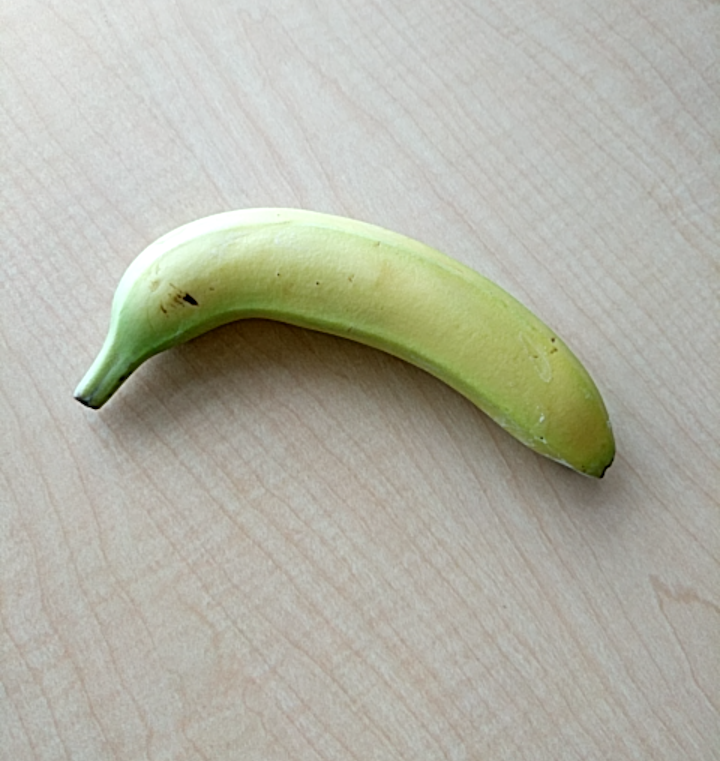
#> input picture images/banana.png, 720 x 761 px
$ jupyter execute --allow-errors imageManuipulation.ipynb   (shell and % lines are left out)
#> lines starting #> are read from the running program, lines starting #| are printed output that depends on the picture
### support/plot.py
import numpy as np
from IPython.display import display, Math, Latex
import matplotlib.pyplot as plt

def draw_matrix(mat: np.ndarray) -> str:
    if mat.size == 1:
        return str(mat)
    s = r"\begin{bmatrix}"
    if mat.ndim == 1:
        s += " & ".join([draw_matrix(r) for r in mat]) + r'\\'
    else:
        for row in mat:
            s += " & ".join([draw_matrix(r) for r in row]) + r'\\'
    return s + r"\end{bmatrix}"

def plot_tensor(tensor: np.ndarray):
    display(Math(draw_matrix(tensor)))

def show_images(imgs, names = None):
    fig, axes = plt.subplots(1, len(imgs))
    fig.set_size_inches(len(imgs) * 5, 5)
    if not names:
        names = [''] * len(imgs)
    for img, ax, name in zip(imgs, axes, names):
        ax.imshow(img, cmap='grey')
        ax.title.set_text(name)
    plt.show()

def main():
    print(draw_matrix(np.ones([3,4,2])))

# [2 lines that do not run on import are left out]


### imageManuipulation.ipynb
# Basics

## Libraries

We load the required libraries.

[Numpy](https://numpy.org/doc/stable/) is used for vector and matrix operations.

[Pyplot](https://matplotlib.org/2.0.2/api/pyplot_api.html) is a plotting software to draw graphs and display images.

PIL loads images from a file.

[cell 1]
import matplotlib.pyplot as plt
import numpy as np
from PIL import Image
# Helper functions for visualization purposes
from support import plot
np.seterr(divide='ignore', invalid='ignore')
from IPython.display import display, Math
import ipywidgets as widgets
import imageio as iio

[cell 2]
hdisplay = display("", display_id = True)

#> (the rest of this cell did not finish here and is left out)

## Tensors in numpy (ndarray)

Tensors is a super group in which scalars (rank 0 tensor), vectors (rank 1 tensor) and matrices (rank 2 tensors).

We specify the dimensions $d_i$ of a rank $n$ tensor by $[d_1, d_2, \dots, d_n]$.

In numpy, these are handled by [ndarrays](https://numpy.org/doc/stable/reference/generated/numpy.ndarray.html).

For example, in numpy a vector of size [3] is specified by:

[cell 3]
mat = np.ones([3])
plot.plot_tensor(mat)

A matrix of size $[3,4]$:

[cell 4]
mat = np.ones([3,4])
plot.plot_tensor(mat)

And a tensor of shape $[3,4,2]$:

[cell 5]
mat = np.ones([3,4,2])
plot.plot_tensor(mat)

A tensor can be transposed using the *np.tranpose* function, effectively swapping ranks:

[cell 6]
mat = np.arange(10)
mat.shape = (2,5)
trans = np.transpose(mat)
display(Math(f"{plot.draw_matrix(mat)} ^T = {plot.draw_matrix(trans)}"))

Same is possible on higher ranks, specifying which ranks to switch:

[cell 7]
mat = np.arange(4*3*2)
mat.shape = (4,3,2)
trans = np.transpose(mat, [0,2,1])
display(Math(f"{plot.draw_matrix(mat)} ^{{T_{{0,2,1}}}} = {plot.draw_matrix(trans)}"))
trans = np.transpose(mat, [1,2,0])
display(Math(f"{plot.draw_matrix(mat)} ^{{T_{{1,2,0}}}} = {plot.draw_matrix(trans)}"))

Operations on matrixes are specified as elemnt-wise.

For example the plus operator:

[cell 8]
a = np.array([[0,1,0], [1,1,0]])
b = np.array([[1,1,0], [0,1,1]])
c = a+b
display(Math(f"{plot.draw_matrix(a)} + {plot.draw_matrix(b)} = {plot.draw_matrix(c)}"))

Same is true for other operators.

**Note that the multiplication operator does not do a matrix multiplication!** (Use *np.matmul* instead.)

[cell 9]
c = a - b
display(Math(f"{plot.draw_matrix(a)} - {plot.draw_matrix(b)} = {plot.draw_matrix(c)}"))
c = a * b
display(Math(f"{plot.draw_matrix(a)} \\otimes {plot.draw_matrix(b)} = {plot.draw_matrix(c)}"))
c = a/b
display(Math(f"{plot.draw_matrix(a)} / {plot.draw_matrix(b)} = {plot.draw_matrix(c)}"))
c = a ** b
display(Math(f"{plot.draw_matrix(a)} ^ {{{plot.draw_matrix(b)}}} = {plot.draw_matrix(c)}"))
c = np.matmul(a,np.transpose(b))
display(Math(f"{plot.draw_matrix(a)} \\cdot {plot.draw_matrix(np.transpose(b))} = {plot.draw_matrix(c)}"))

Logical operators are also possible:

[cell 10]
c = np.logical_and(a, b)
display(Math(f"{plot.draw_matrix(a)} \land {plot.draw_matrix(b)} = {plot.draw_matrix(c)}"))
c = np.logical_or(a, b)
display(Math(f"{plot.draw_matrix(a)} \lor {plot.draw_matrix(b)} = {plot.draw_matrix(c)}"))
c = np.logical_xor(a, b)
display(Math(f"{plot.draw_matrix(a)} \oplus {plot.draw_matrix(b)} = {plot.draw_matrix(c)}"))
c = np.logical_not(a)
display(Math(f"\lnot {plot.draw_matrix(a)} = {plot.draw_matrix(c)}"))

## Images in python

Load the image and and display it with pyplot.

[cell 11]
img = Image.open("images/banana.png")
#> img is the input picture: PIL image 720x761 RGBA; mean R, G, B, A 178.8, 178.8, 165.6, 255
img = np.asarray(img, dtype=np.ubyte)
plt.imshow(img)
#> (this line was passed over: IPython is not available in this run)

# Digitalization

An image is stored as a *tensor* of rank $[w,h,c]$, where:
- $w$: The width of the image.
- $y$: The height of the image.
- $c$: The channels of the image, usually in RGB (red, green, blue) and alpha (a).

This looks like this:

[cell 12]
plot.plot_tensor(img[20:26,20:26,0:3])

To inspect each channel, we transpose the representation of the image (swap ranks) to get a vector of the three image channels.

Values are also converted to floating point values $\in [0,1]$ to make calculations easier.

[cell 13]
img = img / 255
#> img: shape (761, 720, 4) float64
channels = np.transpose(img, (2, 0, 1))
R,G,B = channels[:3]
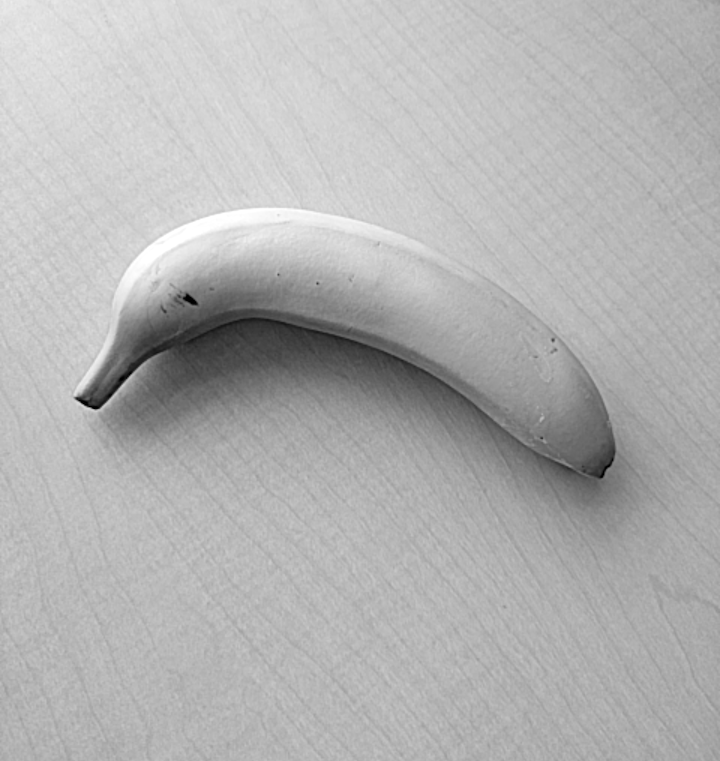
#> R: shape (761, 720) float64; min 0, max 1, mean 0.701
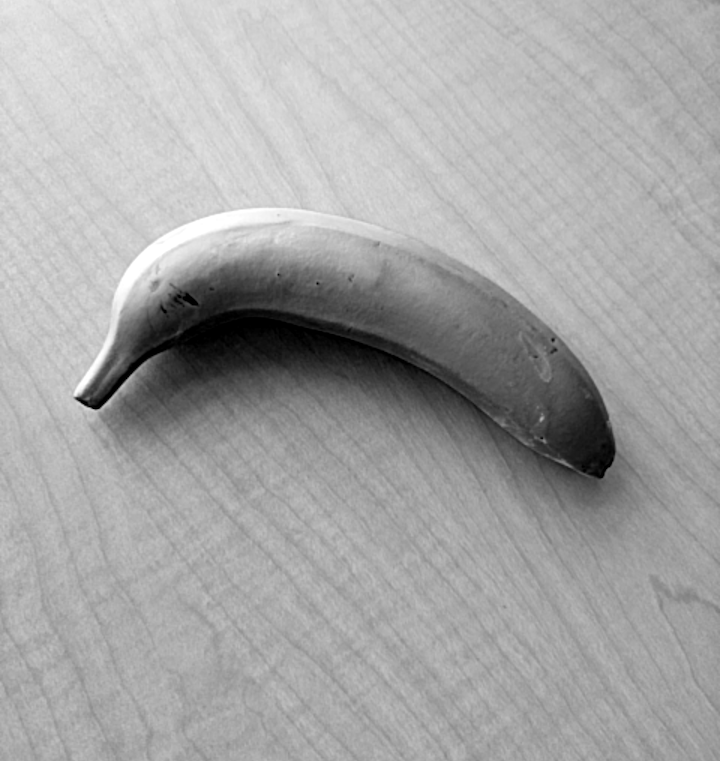
#> B: shape (761, 720) float64; min 0, max 1, mean 0.649

Display every channel of the image.

[cell 14]
from support.plot import show_images
show_images([R,G,B], ['red', 'green', 'blue'])
#> (the call stopped at in show_images, `fig, axes = plt.subplots(1, len(imgs))`: IPython is not available in this run)

## HSV representation

There are other representations, like HSV:

It uses the *chroma* $C$:
$$
max = max(R,G,B)\\
min = min(R,G,B)\\
C = max -min
$$

[cell 15]
def chroma(R,G,B):
    max = np.max([R,G,B], 0)
    min = np.min([R,G,B], 0)
    return max-min
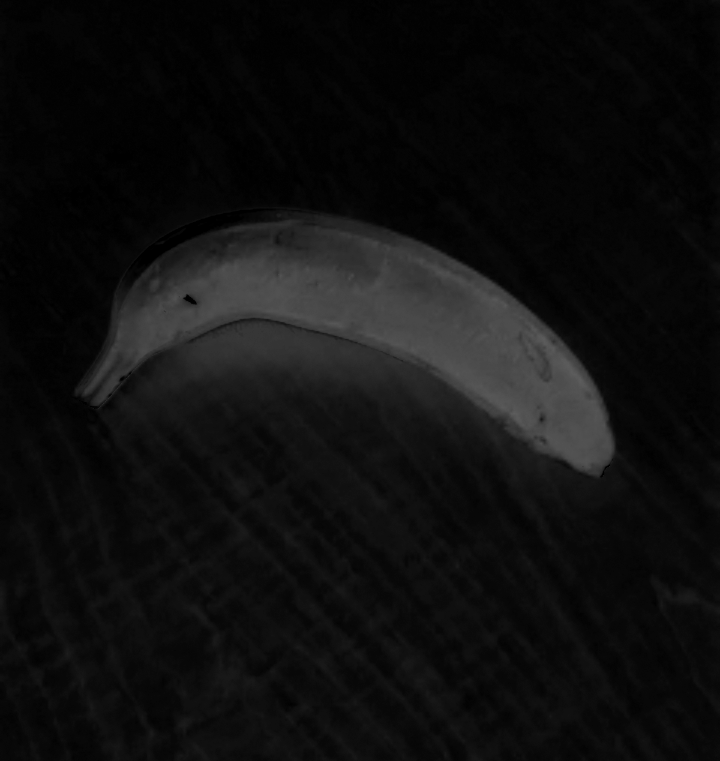
#> returned value: shape (761, 720) float64; min 0, max 0.365, mean 0.0612
plt.imshow(chroma(R,G,B))
#> (this line was passed over: IPython is not available in this run)

Then calculates the hue $H$:
$$
H' =\\
H = 60\deg \times H'
$$

#> (a cell that did not finish here is left out)

[cell 17]
def value(R,G,B):
    return np.max([R,G,B], 0)

plt.imshow(value(R,G,B))
#> (this line was passed over: IPython is not available in this run)

[cell 18]
def saturation(R,G,B):
    return chroma(R,G,B) / value(R,G,B)
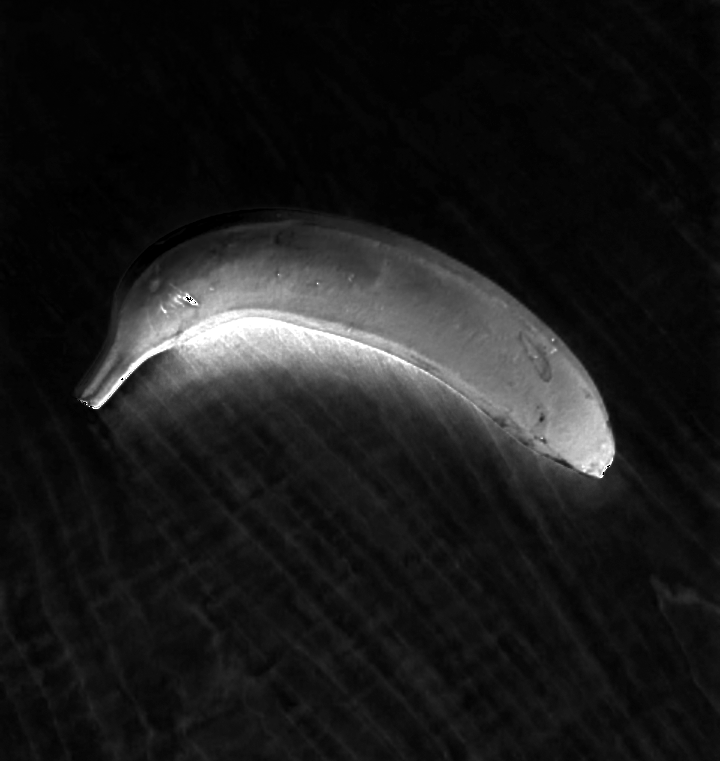
#> returned value: shape (761, 720) float64; 0% of the values are NaN or infinite; the others: min 0, max 1, mean 0.107; drawn with min black, max white, NaN and infinite black

plt.imshow(saturation(R,G,B))
#> (this line was passed over: IPython is not available in this run)
plt.show()

[cell 19]
def to_HSV(R,G,B):
    return hue(R,G,B), saturation(R,G,B), value(R,G,B)

#> (the rest of this cell did not finish here and is left out)

The HSV representation can be calculated by inversing the operations.

This is done by using this shorthand taken from [wikipedia](https://de.wikipedia.org/wiki/HSV-Farbraum#:~:text=In%20HSV%20ist%20der%20Farbort,%25%20%3D%20ges%C3%A4ttigte%2C%20reine%20Farbe).

[cell 20]
def to_RGB(H,S,V):
    h = np.floor(H)
    f = H - h
    p = V * (1-S)
    q = V * (1 - S * f)
    t = V * (1 - S * (1-f))
    rgb = np.where(h == 1, [q, V, p], [V,t,p])
    rgb = np.where(h == 2, [p, V, t], rgb)
    rgb = np.where(h == 3, [p, q, V], rgb)
    rgb = np.where(h == 4, [t, p, V], rgb)
    rgb = np.where(h == 5, [V,p,q], rgb)
    return rgb

#> (the rest of this cell did not finish here and is left out)

Task:
Eperience what happens when manipulating the values in HSV space!

#> (a cell that did not finish here is left out)

There are other, similar representations:
- HSL: Relative **l**ightness
- HSB: **B**rightness
- HSI: **I**ntensity

# Object Detection
## Thresholding

[cell 22]
c = chroma(R,G,B)
plt.hist(c)
#> (this line was passed over: IPython is not available in this run)
#> the sliders are set to x = 0.25, y = 0.25
plt.show()

[cell 23]
@widgets.interact(x = (0.0, 0.5, 0.02), y = (0.0, 0.5, 0.02))
def chroma_cutoff(x = 0.2, y = 0.3):
#> called with x = 0.25, y = 0.25
    try:
        plt.imshow(np.logical_or (c > x, c < y))
#> (this line was passed over: IPython is not available in this run)
